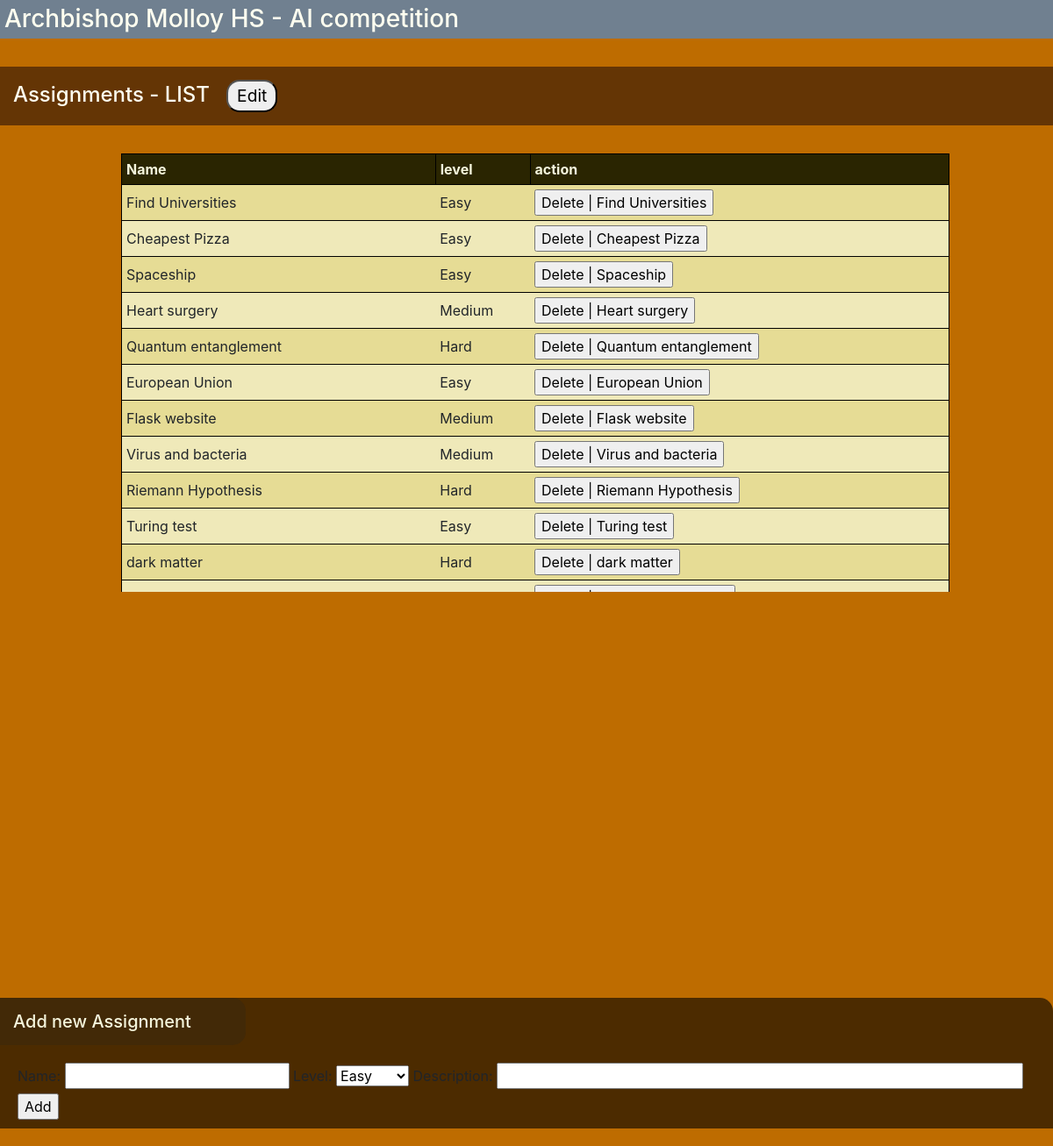
The page /admin on the database its author committed.
### tables this page shows
CREATE TABLE assignments (id INTEGER PRIMARY KEY AUTOINCREMENT, name TEXT, description TEXT, level TEXT);

### flask_app.py (the view, shortened to what this page needs)
@app.route('/admin', methods=['GET', 'POST'])
def admin():
    assignments = get_assignments()
    return render_template('admin.html', assignments=assignments)

### db.py (called while the page is built)
def get_db():
    if 'db' not in g:
        g.db = sqlite3.connect('mydatabase.db')
        g.db.row_factory = sqlite3.Row
    return g.db

def get_assignments():
    db = get_db()
    cursor = db.cursor()
    cursor.execute("SELECT * FROM assignments")
    assignments = cursor.fetchall()
    return assignments

### templates/admin.html (shortened to what this page needs)
{% extends 'layout.html' %}
{% block content %}
    <h3>Archbishop Molloy HS - AI competition</h3>
    <br>
    <h4>
        Assignments - LIST&nbsp;&nbsp;
       <a href="{{ url_for('admin_edit' ) }}"><button>Edit</button></a>
    </h4>
    <br>
    <div class="list">
        <form class="indent20" action="{{ url_for('admin') }}" method="post">
            <table>
                <tr><th>Name</th><th>level</th><th>action</th></tr>
                {% for a in assignments %}
                    <tr>
                        <td title="{{ a.description }}">{{ a.name }}</td>
                        <td>{{ a.level }}</td>
                        <td><input type="submit" value="Delete | {{ a.name }}" name="action"></td>
                    </tr>
                {% endfor %}
            </table>
        </form>
        <br><br><br><br><br><br><br><br>
    </div>
    <br>
    <div class="add_new">
        <h5>Add new Assignment</h5>
        <form class="indent20" action="{{ url_for('admin') }}" method="post">
            <label for="name">Name:</label>
            <input type="text" name="name" id="name">
            <label for="level">Level:</label>
            <select id="level" name="level">
                <option value="Easy">Easy</option>
            </select>
            <label for="description">Description:</label>
            <input type="text" name="description" style="width: 600px;" id="description">
            <input type="submit" value="Add" name="action" >
        </form>
    </div>
    {% endblock %}

### static/stylesheets/layout.css (style rules this page uses)
body { background-color: #be6c00; background-image: url(https://i.imgur.com/x8JbAe0.png); background-size: cover; }
h1, h2, h3, h6 { color: ivory; background-color: slategrey; padding: 5px; }
h4 { color: ivory; background-color: rgb(100, 53, 5); padding: 15px; }
h5 { color: beige; background-color:#422907; width: 280px; padding: 15px; margin-bottom: 20px; border-radius: 0px 15px 15px 0px; }
button { font-size: 1.2em; padding: 5px 10px; margin-right: 10px; border-radius: 15px; }
.indent20 { margin-left: 20px; }
p, a { font-size: 16px; }
table { border: 1px solid black; border-collapse: collapse; width: 80%; margin: auto; }
tr { border: 1px solid black; }
tr:nth-child(even) { background-color: #e6dc95; }
tr:nth-child(odd) { background-color: #efe9b9; }
th { border: 1px solid black; background-color: #2a2501; color:beige; }
th,td { padding: 5px; }
.add_new { position: absolute; bottom: 20px; background-color: rgba(0,0,0,0.6); border-radius: 0 15px 0 0; padding-right: 20px; padding-bottom: 10px; }
.list { height: 500px; overflow-y:scroll }

### rows shown on the page
assignments: name "Find Universities", level "Easy", action "Delete | Find Universities"
assignments: name "Cheapest Pizza", level "Easy", action "Delete | Cheapest Pizza"
assignments: name "Spaceship", level "Easy", action "Delete | Spaceship"
assignments: name "Heart surgery", level "Medium", action "Delete | Heart surgery"
assignments: name "Quantum entanglement", level "Hard", action "Delete | Quantum entanglement"
assignments: name "European Union", level "Easy", action "Delete | European Union"
assignments: name "Flask website", level "Medium", action "Delete | Flask website"
assignments: name "Virus and bacteria", level "Medium", action "Delete | Virus and bacteria"
assignments: name "Riemann Hypothesis", level "Hard", action "Delete | Riemann Hypothesis"
assignments: name "Turing test", level "Easy", action "Delete | Turing test"
assignments: name "dark matter", level "Hard", action "Delete | dark matter"
assignments: action "Delete | Age of the Universe"
